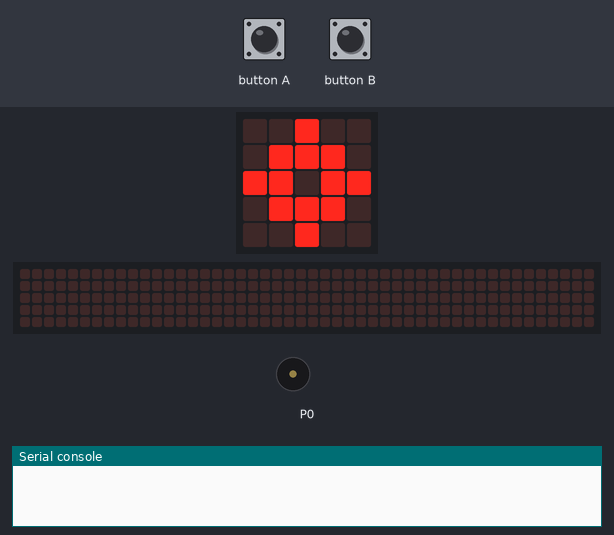
A program run on a simulated BBC micro:bit running MicroPython. Parts: the board's 5×5 LED display, a strip that is not on the board, showing the scrolling text unrolled, buzzer (waves = sounding), the last lines printed to the serial console. The inputs (shaded band) are chosen by the test bench. Dim RGB values are drawn brighter than linear; random numbers come from a fixed seed; the 48×5 strip is a reading aid, not a part: it shows the text the display is scrolling, unrolled, one strip-width of it at a time.

Above: at 1.2 s.
1.3 s: button A pressed for 0.15 s
At 1.8 s:
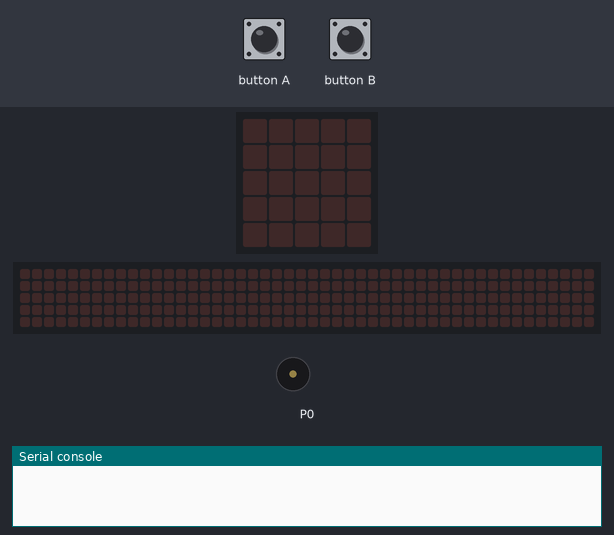
2.0 s: button B pressed for 0.15 s
At 2.62 s:
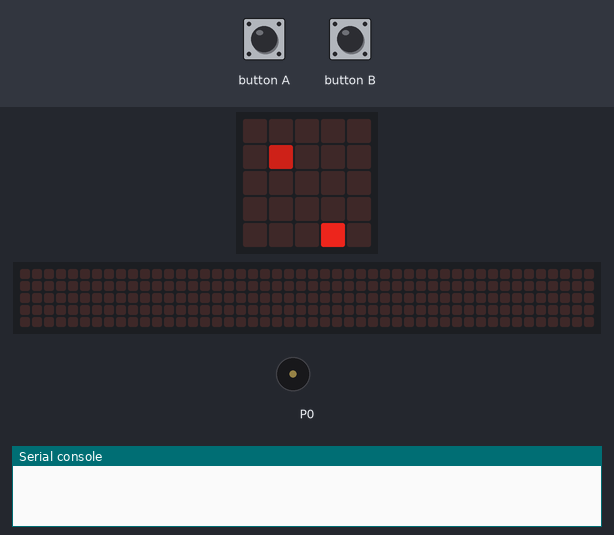
2.7 s: button A pressed for 1 s
At 3.37 s:
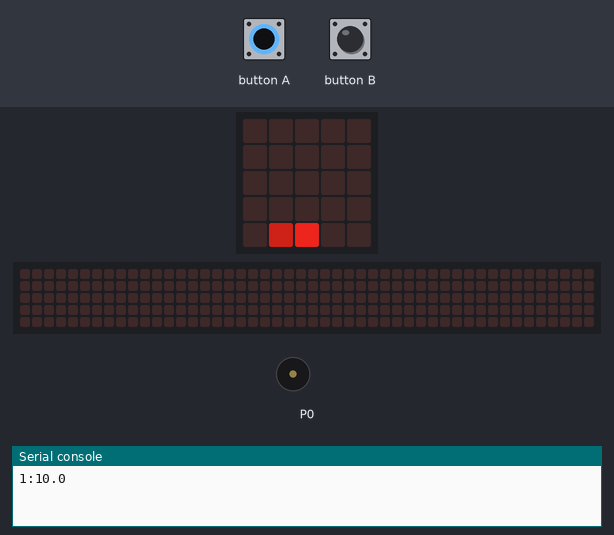
4.3 s: button B pressed for 1 s
At 4.53 s:
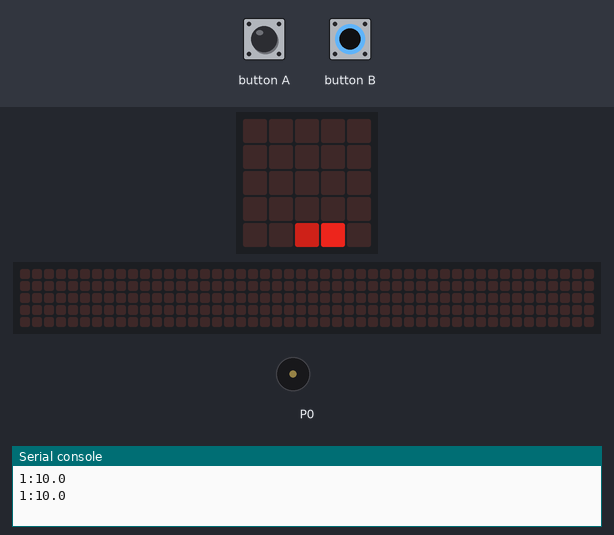
5.9 s: button A pressed for 0.15 s
6.6 s: button B pressed for 0.15 s
At 10.91 s:
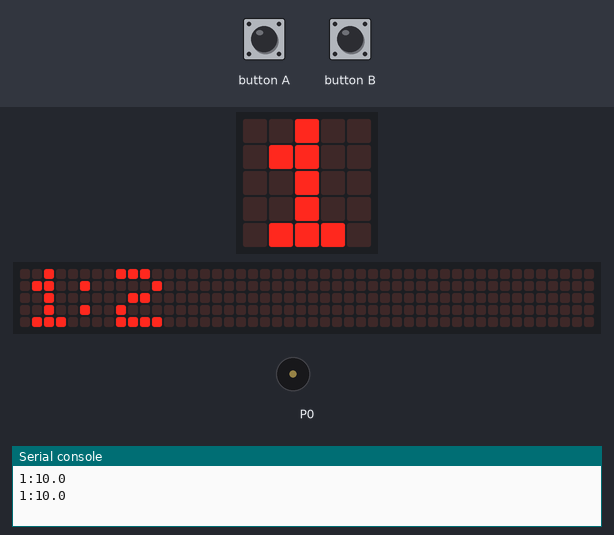
Timing chart, 0 to 12.4 s (numbered marks = the images above; inputs shaded):
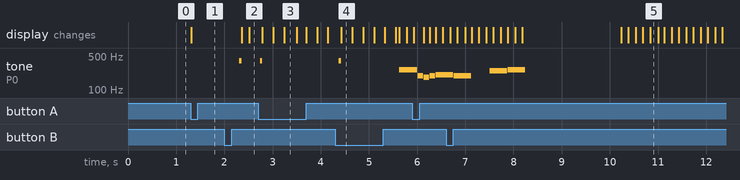

Measured:
- after the input at 1.3 s, the display: changes at once (image 1)
- after the input at 2.0 s, tone on P0: silent → 400 Hz after 0.31 s, → silent 0.05 s later
- after the input at 2.7 s, tone on P0: silent → 400 Hz at once, → silent 0.05 s later

The program:

Asteroids_2.py
```python
from microbit import *
import random
import music
import math


class Asteroid():
    def __init__(self, x, y):
        self.x = x
        self.y = y

    def update(self):
        self.y = self.y + 1
        if self.y == 5:
            self.y = random.randint(0, 0)
            self.x = random.randint(0, 4)
            return True


class Ship():
    def __init__(self, x, y):
        self.x = x
        self.y = y


def DrawGame(t):
    img = Image('00000:'*5)

    img.set_pixel(ship.x, ship.y, 7)

    for asteroid in asteroids:
        img.set_pixel(asteroid.x, asteroid.y, 4)
    return img


def DisplayScore():
    display.scroll(str(level) + ":" + str(score))

def ResetGame():
    display.clear()
    global score
    score = 0
    global asteroids
    asteroids = []
    global level
    level = 1


def GetTarget(n):
    working = n + 1
    working = n * working
    working = working / 2

    return working * 10


score = 0
level = 1


asteroids = []

while True:
        display.show(Image.TARGET)

        if button_b.was_pressed():
            DisplayScore()

        if button_a.was_pressed():

            ResetGame()

            asteroids.append(Asteroid(random.randint(0, 4), 0))

            ship = Ship(2, 4)
            tick = 0
            paws = 75
            sleep(1000)
            playing = True

            while playing:
                #music.play("D4:4", wait=False, loop=True)
                if button_a.was_pressed() and ship.x != 0:
                    ship.x = ship.x - 1
                    music.pitch(400, 50)
                elif button_b.was_pressed() and ship.x != 4:
                    ship.x = ship.x + 1
                    music.pitch(400, 50)
                i = DrawGame(tick)
                # update ticks
                tick += 1
                if tick == 3:
                    tick = 0

                    for asteroid in asteroids:
                        asteroid.update()

                    i = DrawGame(tick)

                    for asteroid in asteroids:
                        if asteroid.y == 4:
                            if ship.x == asteroid.x:
                                playing = False
                            else:
                                score += 1

                                #Check if we need to add 1 to the level
                                target = GetTarget(level)

                                print(str(level) + ":" + str(target))

                                if score >= target:
                                    #print(str(tick) + ":" + str(level))
                                    level += 1

                                    display.show(str(level))
                                    music.play(music.POWER_UP, wait = True)
                                    asteroids.append(Asteroid(random.randint(0,4), random.randint(0,1)))

                display.show(i)
                sleep(paws)
            music.play(music.PUNCHLINE, wait=False)
            DisplayScore()
            sleep(2000)
        sleep(50)
```
